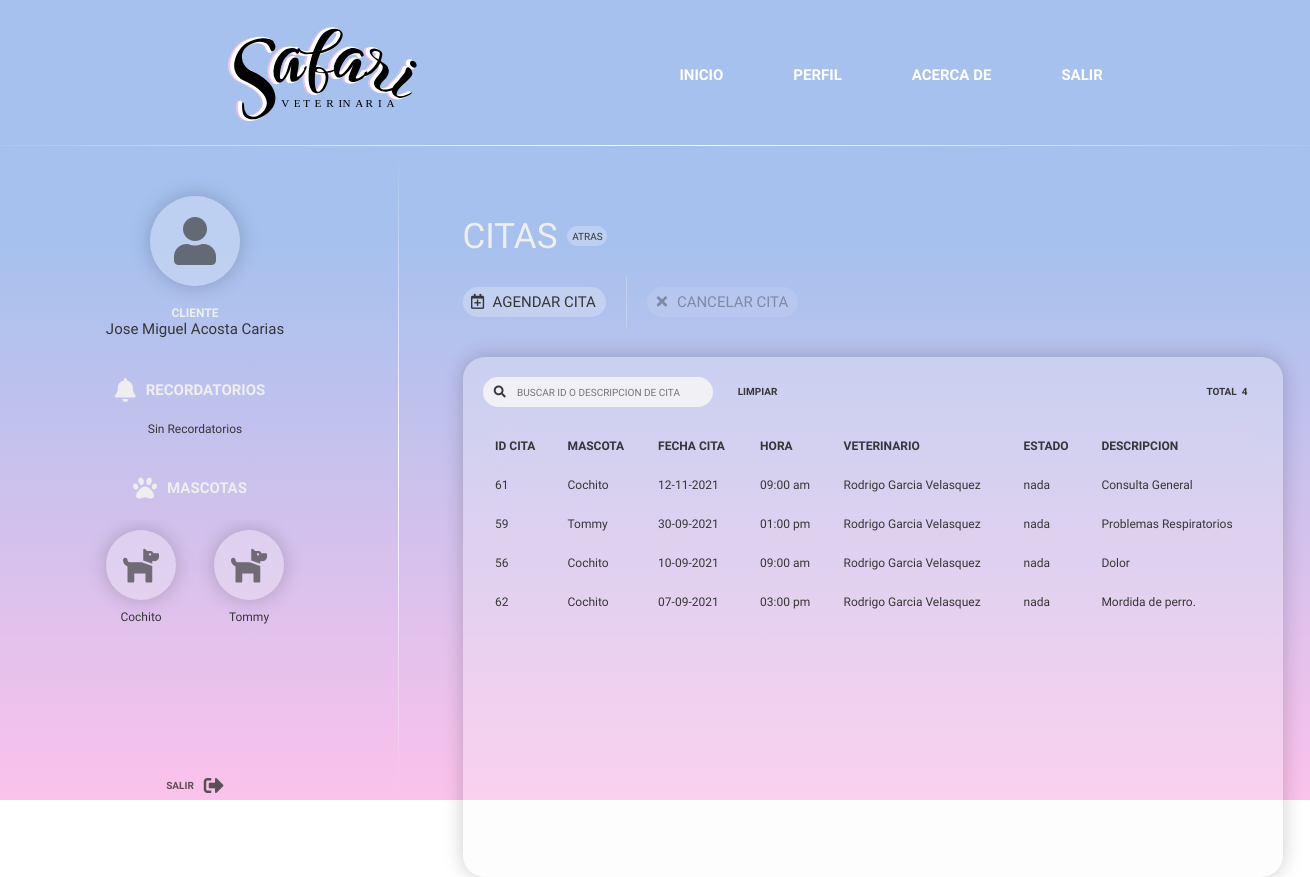
Screenshot of /Proyecto/modules/cliente/citas/citas.php (signed in) with the database file from the repository.
### tables this page shows
CREATE TABLE `citas` (
  `Id_Cita` int(10) NOT NULL,
  `Id_Cliente` int(6) NOT NULL,
  `Id_Mascota` int(6) NOT NULL,
  `Id_Veterinario` int(6) NOT NULL,
  `Fecha_Cita` date NOT NULL DEFAULT current_timestamp(),
  `Hora_Cita` time NOT NULL,
  `Motivo_Cita` varchar(200) NOT NULL,
  `Id_EstadoCita` int(6) DEFAULT 1
);

CREATE TABLE `mascotas` (
  `Id_Mascota` int(6) NOT NULL,
  `Id_Cliente` int(6) NOT NULL,
  `Nombre_Mascota` varchar(15) NOT NULL,
  `Fecha_Mascota` date NOT NULL,
  `Edad_Mascota` int(2) GENERATED ALWAYS AS (year(current_timestamp()) - year(`Fecha_Mascota`)) VIRTUAL,
  `Sexo` varchar(10) NOT NULL,
  `Id_Especie` int(6) NOT NULL,
  `Id_Raza` int(6) NOT NULL,
  `Fecha_Registro` date DEFAULT current_timestamp()
);

CREATE TABLE `personal` (
  `Id_Personal` int(6) NOT NULL,
  `Identificacion_Personal` varchar(15) NOT NULL,
  `Nombre` varchar(30) NOT NULL,
  `Puesto_Trabajo` varchar(50) NOT NULL,
  `Area` int(6) NOT NULL,
  `Baja_Personal` binary(1) NOT NULL DEFAULT '0',
  `Id_Usuario` int(6) NOT NULL
);

### Proyecto/modules/cliente/citas/citas.php (the view, shortened to what this page needs)
<!DOCTYPE html>
<html lang="en">
<head>
    <link rel="stylesheet" href="/Proyecto/statics/css/main.css" />
    <link rel="stylesheet" href="/Proyecto/statics/css/administrador/admin_Cliente/cliente.css">
    <link rel="stylesheet" href="https://use.fontawesome.com/releases/v5.15.1/css/all.css">
</head>
<body>
    <div class="fondo">
        <?php include("../../../includes/cliente_header.php") ?>
        <div class="main-user">
            <?php include("../../../includes/cliente_user.php") ?>
            <div class="contenedor">
                <div class="titulo-opcion">
                    <div class="motivo">CITAS</div>
                    <div class="atras" onclick="location.href = '../cliente.php'">
                        ATRAS
                    </div>
                </div>
                <div class="botones">
                    <div class="boton verde" onclick="location.href = '../citas/agendar_Cita.php'">
                        <div class="image">
                            <i class="far fa-calendar-plus"></i>
                        </div>
                        <div class="texto">
                            AGENDAR CITA
                        </div>
                    </div>
                    <div class="bloqueo-boton-general">
                        <div class="boton rojo" id="eliminar" onclick="accionEliminar()">
                            <div class="image">
                                <i class="fas fa-times"></i>
                            </div>
                            <div class="texto">
                                CANCELAR CITA
                            </div>
                        </div>
                        <div class="bloqueo-boton">
                        </div>
                    </div>
                </div>
                <div class="tabla-contenedor">
                    <div class="descripcion">
                        <div class="herramientas">
                            <div class="buscador">
                                <div class="icono-buscar">
                                    <i class="fas fa-search"></i>
                                </div>
                                <div class="cajaTexto-buscar">
                                    <input type="text" spellcheck="false" placeholder="BUSCAR ID O DESCRIPCION DE CITA" id="buscar">
                                </div>
                            </div>
                            <div class="limpiar" onclick="limpiar()">
                                LIMPIAR
                            </div>
                        </div>
                        <div class="total-clientes">
                            TOTAL &nbsp;<span class="clientesTotales">2</span>
                        </div>
                    </div>
                    <div class="tabla-clientes">
                        <table id="tb-cliente" class="tabla-general">
                            <thead>
                                <th>ID CITA</th>
                                <th>MASCOTA</th>
                                <th>FECHA CITA</th>
                                <th>HORA</th>
                                <th>VETERINARIO</th>
                                <th>ESTADO</th>
                                <th>DESCRIPCION</th>
                            </thead>
                            <tbody>
                                <?php
                                include("../../conexion/conexion.php");
                                $idCliente = $_SESSION['idCliente'];
                                $query = "SELECT c.Id_Cita, m.Nombre_Mascota, c.Fecha_Cita, c.Hora_Cita, p.Nombre AS Veterinario, e.Estado_Cita, c.Motivo_Cita
                                FROM citas AS c, mascotas AS m, personal AS p, estadocitas AS e
                                WHERE c.Id_Cliente = $idCliente
                                AND m.Id_Cliente = $idCliente
                                AND c.Id_Veterinario = p.Id_Personal
                                AND c.Id_EstadoCita = e.Id_EstadoCita
                                AND c.Id_Mascota = m.Id_Mascota
                                ORDER BY c.Fecha_Cita DESC";
                                $result = mysqli_query($conn, $query);
                                while ($row = mysqli_fetch_array($result)) {
                                    $idCita = $row['Id_Cita'];
                                    $nombreMascota = $row['Nombre_Mascota'];
                                    $fechaCita = $row['Fecha_Cita'];
                                    $horaCita = $row['Hora_Cita'];
                                    $veterinarioCita = $row['Veterinario'];
                                    $estadoCita = $row['Estado_Cita'];
                                    $descripcionCita = $row['Motivo_Cita'];
                                    $formatoFecha = date('d-m-Y', strtotime($fechaCita));
                                    $formatoHora = date('h:i a', strtotime($horaCita));
                                ?>
                                    <tr class="filas" onclick="filas(event)">
                                        <td><?php echo $idCita ?></td>
                                        <td><?php echo $nombreMascota ?></td>
                                        <td><?php echo $formatoFecha ?></td>
                                        <td><?php echo $formatoHora ?></td>
                                        <td><?php echo $veterinarioCita ?></td>
                                        <td><?php
                                            switch ($estadoCita) {
                                                default:
                                                    echo "nada";
                                                    break;
                                            }
                                            ?></td>
                                        <td><?php echo $descripcionCita ?></td>
                                    </tr>
                                <?php } ?>
                            </tbody>
                        </table>
                    </div>
                </div>
            </div>
        </div>
</body>
</html>

### Proyecto/statics/css/main.css (style rules this page uses)
html, body { margin: 0; height: 100%; }
.main-user { position: relative; width: 1400px; height: calc(100vh - 150px); display: flex; flex-direction: row; font-family: 'Gowun Dodum', sans-serif; }
.motivo { display: flex; align-items: center; color: #eeeeee; font-size: 35px; margin: 20px 0 0 0; font-weight: 500; }
.fondo { width: 100%; min-height: 100%; background-image: linear-gradient(to top, #fbc2eb 0%, #a6c1ee 70%); background-size: cover; display: flex; align-items: center; justify-content: center; flex-direction: column; }
input, select { z-index: 99; }
.bloqueo-boton-general { position: relative; width: max-content; height: max-content; }
.bloqueo-boton { position: absolute; width: 100%; height: 100%; top: 0; }
.tabla-contenedor { min-width: 650px; max-width: 780px; height: 480px; border-radius: 22px; background-color: #f7f7f746; padding: 20px; display: flex; flex-direction: column; box-shadow: 0 0 20px 0 rgba(0, 0, 0, 0.205); }
.tabla-general { width: 100%; border: none; border-collapse: collapse; overflow-x: auto; white-space: nowrap; }
.tabla-general thead { position: sticky; font-size: 12px; text-align: left; top: 0; z-index: 5; background-color: inherit; backdrop-filter: blur(15px); }
.tabla-general tbody { font-size: 12px; z-index: -99; }
.tabla-general td, .tabla-general th { padding: 12.5px; }
.botones { min-height: 50px; }

### Proyecto/statics/css/administrador/admin_Cliente/cliente.css (style rules this page uses)
body { color: #363636; position: relative; }
.contenedor { width: 70%; height: 100%; }
.motivo { margin: 0; }
.titulo-opcion { width: auto; height: auto; margin-top: 70px; display: flex; align-items: center; flex-direction: row; }
.atras { cursor: pointer; margin-left: 10px; font-size: 10px; background-color: #f7f7f746; border-radius: 22px; display: flex; justify-content: center; align-items: center; width: 4em; height: 2em; transition: all 0.4s; }
.botones { display: flex; align-items: center; width: 100%; height: auto; margin: 20px 0 30px 0; position: relative; }
#editar, #eliminar { filter: opacity(0.4); }
.image { width: 20px; height: 20px; display: flex; align-items: center; justify-content: center; margin: 0 5px 0 5px; }
.texto { margin-right: 10px; }
.boton { cursor: pointer; height: 30px; display: flex; justify-content: center; align-items: center; flex-direction: row; background-color: #f7f7f746; border-radius: 22px; font-size: 15px; transition: all 0.4s; margin-right: 20px; }
.descripcion { flex: 0 0 auto; font-size: 12px; display: flex; justify-content: space-between; font-weight: 800; }
.tabla-clientes { flex: 1 0 80%; overflow: auto; margin-top: 20px; }
.filas { cursor: pointer; transition: all 0.3s; }
.total-clientes { margin-right: 15px; display: flex; align-items: center; font-size: 10px; }
.buscador { width: 230px; height: 100%; border-radius: 22px; background-color: #f7f7f7d5; display: flex; align-items: center; }
.icono-buscar { width: 15%; height: 100%; display: flex; justify-content: center; align-items: center; }
.cajaTexto-buscar { width: 80%; height: 100%; }
.cajaTexto-buscar input { outline: none; border: none; width: 100%; height: 100%; padding: 0; border-radius: 0 22px 22px 0; background-color: #a6c0ee00; color: #363636; font-family: 'Gowun Dodum', sans-serif; }
.cajaTexto-buscar input::placeholder { font-family: 'Gowun Dodum', sans-serif; font-size: 10px; }
.limpiar { margin-left: 20px; font-size: 10px; border-radius: 22px; width: 5em; height: 2em; display: flex; align-items: center; justify-content: center; cursor: pointer; transition: all 0.3s; }
.herramientas { width: 80%; height: 30px; display: flex; align-items: center; }

### rows the page displays
citas: Id_Cita "61", Id_Mascota.Nombre_Mascota "Cochito", Fecha_Cita "12-11-2021", Hora_Cita "09:00 am", Id_Veterinario.Nombre "Rodrigo Garcia Velasquez", Motivo_Cita "Consulta General"
citas: Id_Cita "59", Id_Mascota.Nombre_Mascota "Tommy", Fecha_Cita "30-09-2021", Hora_Cita "01:00 pm", Id_Veterinario.Nombre "Rodrigo Garcia Velasquez", Motivo_Cita "Problemas Respiratorios"
citas: Id_Cita "56", Id_Mascota.Nombre_Mascota "Cochito", Fecha_Cita "10-09-2021", Hora_Cita "09:00 am", Id_Veterinario.Nombre "Rodrigo Garcia Velasquez", Motivo_Cita "Dolor"
citas: Id_Cita "62", Id_Mascota.Nombre_Mascota "Cochito", Fecha_Cita "07-09-2021", Hora_Cita "03:00 pm", Id_Veterinario.Nombre "Rodrigo Garcia Velasquez", Motivo_Cita "Mordida de perro."

### other values shown
$_SESSION['nombre'] "Jose Miguel Acosta Carias"
$_SESSION['mascotas'][$i] "Cochito"
$_SESSION['mascotas'][$i] "Tommy"
